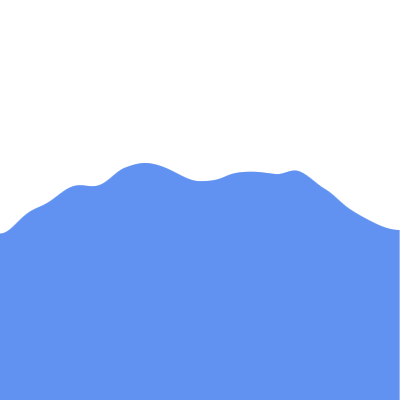
Frame 1 (no input)
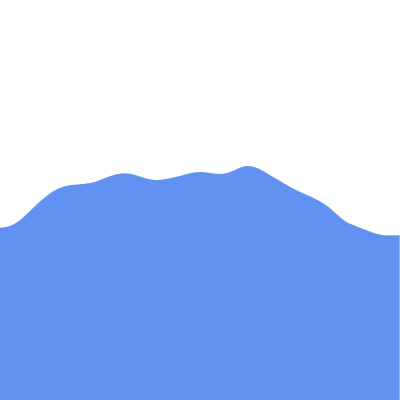
Frame 60 (no input)
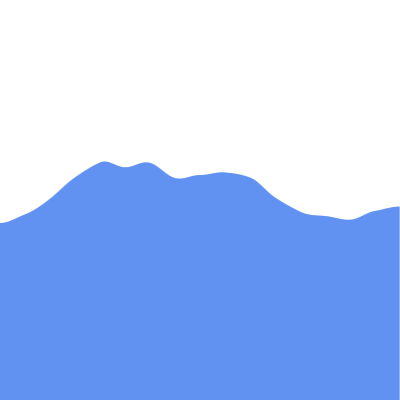
Frame 120 (the mouse pressed at the canvas centre since frame 60)

The p5.js sketch that drew these frames (run headless with seeded random() and noise() and a simulated clock; from frame 60 on, the mouse is pressed at the canvas centre):

// p5.js sketch
// ── sketch.js
// Water via the 2D version of noise()

function setup() {
  createCanvas(400, 400);
  stroke('#2E6FED')
  
}
function draw() {
background(255);
  for (let x = 0; x < width; x++) {
    let y = height / 4 + (noise(x/200, frameCount/300) * height) / 2;
    line(x, y, x, height);
  }
}
